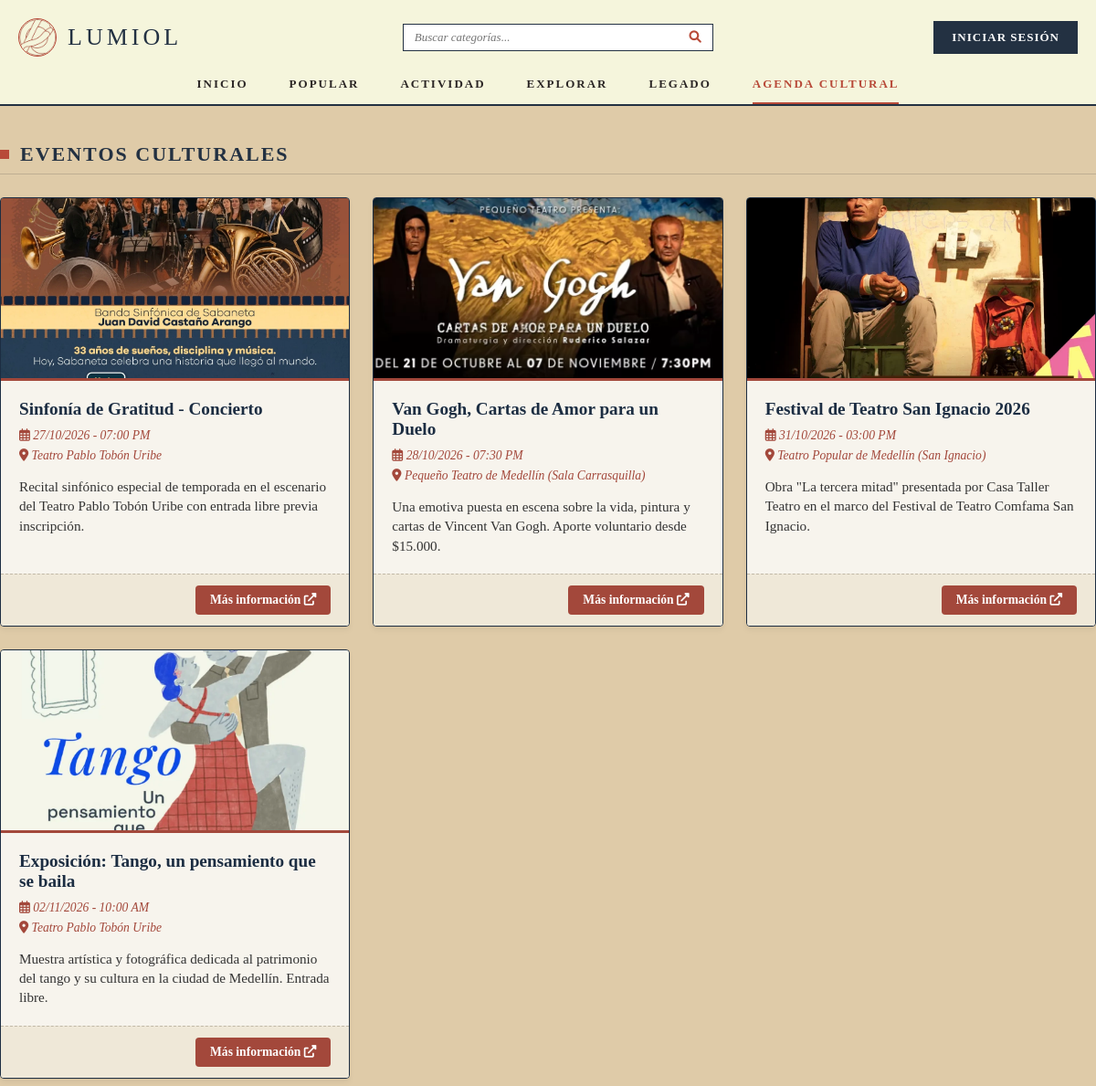
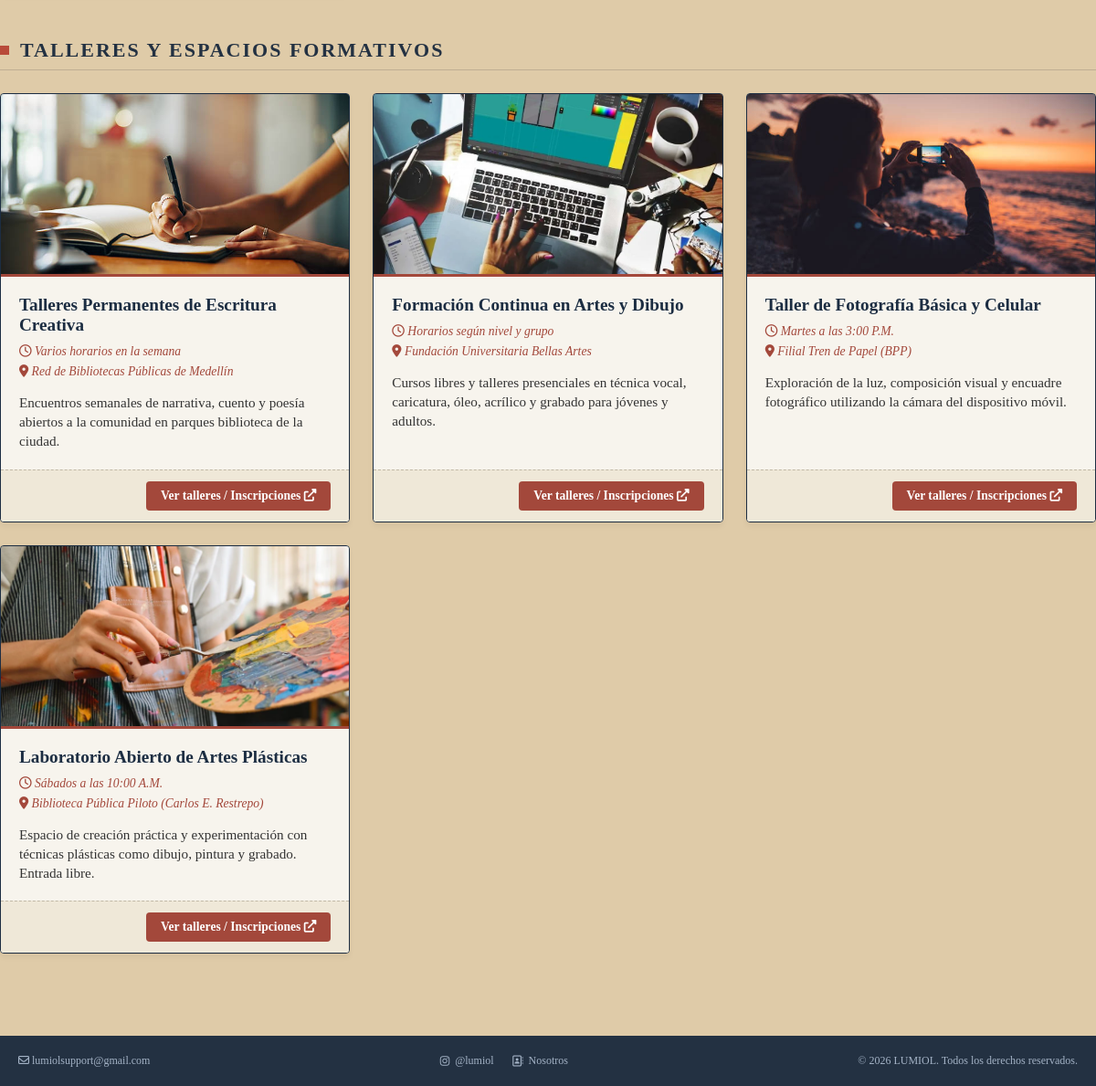
Screenshot of /agenda.php with the database file from the repository (2 pictures, top to bottom).
### tables this page shows
CREATE TABLE `eventos_culturales` (
  `id` int(11) NOT NULL,
  `nombre` varchar(255) NOT NULL,
  `imagen` varchar(255) DEFAULT 'IMG/lumiollogo.png',
  `fecha_hora` datetime NOT NULL,
  `lugar` varchar(255) NOT NULL,
  `descripcion` text DEFAULT NULL,
  `enlace_info` varchar(255) DEFAULT '#'
);

CREATE TABLE `actividades_culturales` (
  `id` int(11) NOT NULL,
  `nombre` varchar(255) NOT NULL,
  `imagen` varchar(255) DEFAULT 'IMG/lumiollogo.png',
  `horario` varchar(255) NOT NULL,
  `lugar` varchar(255) NOT NULL,
  `descripcion` text DEFAULT NULL,
  `enlace_info` varchar(255) DEFAULT '#'
);

### agenda.php (the view, shortened to what this page needs)
<?php
require_once 'conexion.php';
$sql_eventos = "SELECT * FROM eventos_culturales ORDER BY fecha_hora ASC";
$res_eventos = $conexion->query($sql_eventos);
$sql_actividades = "SELECT * FROM actividades_culturales ORDER BY id DESC";
$res_actividades = $conexion->query($sql_actividades);
?>
<!DOCTYPE html>
<html lang="es">
<head>
    <link rel="stylesheet" href="https://cdnjs.cloudflare.com/ajax/libs/font-awesome/6.0.0/css/all.min.css">
    <link rel="stylesheet" href="css/style.css">
</head>
<body>
    <header class="main-header">
        <div class="container header-top">
            <a href="index.php" class="logo-container">
                <div class="logo-icon">
                    <img src="IMG/lumiollogo.png" alt="Logo LUMIOL" class="logo-img">
                </div>
                <h1 class="logo-text">LUMIOL</h1>
            </a>
            <div class="search-container">
                <form action="explorar.php" method="GET">
                    <input type="text" name="cat" placeholder="Buscar categorías...">
                    <button type="submit"><i class="fas fa-search"></i></button>
                </form>
            </div>
            <?php if (isset($_SESSION['usuario_nombre'])): ?>
                <a href="actividad.php" class="btn-auth">Hola, <?php echo htmlspecialchars($_SESSION['usuario_nombre']); ?></a>
            <?php else: ?>
                <a href="login.php" class="btn-auth">INICIAR SESIÓN</a>
            <?php endif; ?>
        </div>
        <nav class="nav-bar">
            <ul class="nav-links">
                <li><a href="index.php">INICIO</a></li>
                <li><a href="popular.php">POPULAR</a></li>
                <li><a href="actividad.php">ACTIVIDAD</a></li>
                <li><a href="explorar.php">EXPLORAR</a></li>
                <li><a href="legado.php">LEGADO</a></li>
                <li><a href="agenda.php" class="active">AGENDA CULTURAL</a></li>
            </ul>
        </nav>
    </header>
    <main class="container main-content">
        <section style="margin-bottom: 50px;">
            <h2 class="section-title">EVENTOS CULTURALES</h2>
            <div class="agenda-grid">
                <?php if ($res_eventos && $res_eventos->num_rows > 0): ?>
                    <?php while ($evt = $res_eventos->fetch_assoc()): ?>
                        <?php
                            $img_evt = (!empty($evt['imagen']) && file_exists($evt['imagen'])) ? $evt['imagen'] : 'IMG/lumiollogo.png';
                            $fecha_fmt = date("d/m/Y - h:i A", strtotime($evt['fecha_hora']));
                        ?>
                        <article class="agenda-card">
                            <div class="agenda-img-container">
                                <img src="<?php echo htmlspecialchars($img_evt); ?>" alt="<?php echo htmlspecialchars($evt['nombre']); ?>" class="agenda-img">
                            </div>
                            <div class="agenda-content">
                                <h3 class="agenda-title"><?php echo htmlspecialchars($evt['nombre']); ?></h3>
                                <p class="agenda-meta"><i class="far fa-calendar-alt"></i> <?php echo $fecha_fmt; ?></p>
                                <p class="agenda-meta"><i class="fas fa-map-marker-alt"></i> <?php echo htmlspecialchars($evt['lugar']); ?></p>
                                <p class="agenda-desc"><?php echo htmlspecialchars($evt['descripcion']); ?></p>
                            </div>
                            <div class="agenda-footer">
                                <a href="<?php echo htmlspecialchars($evt['enlace_info']); ?>" target="_blank" class="btn-info-event">
                                    Más información <i class="fas fa-external-link-alt"></i>
                                </a>
                            </div>
                        </article>
                    <?php endwhile; ?>
                <?php endif; ?>
            </div>
        </section>
        <section style="margin-bottom: 50px;">
            <h2 class="section-title">TALLERES Y ESPACIOS FORMATIVOS</h2>
            <div class="agenda-grid">
                <?php if ($res_actividades && $res_actividades->num_rows > 0): ?>
                    <?php while ($act = $res_actividades->fetch_assoc()): ?>
                        <?php
                            $img_act = (!empty($act['imagen']) && file_exists($act['imagen'])) ? $act['imagen'] : 'IMG/lumiollogo.png';
                        ?>
                        <article class="agenda-card">
                            <div class="agenda-img-container">
                                <img src="<?php echo htmlspecialchars($img_act); ?>" alt="<?php echo htmlspecialchars($act['nombre']); ?>" class="agenda-img">
                            </div>
                            <div class="agenda-content">
                                <h3 class="agenda-title"><?php echo htmlspecialchars($act['nombre']); ?></h3>
                                <p class="agenda-meta"><i class="far fa-clock"></i> <?php echo htmlspecialchars($act['horario']); ?></p>
                                <p class="agenda-meta"><i class="fas fa-map-marker-alt"></i> <?php echo htmlspecialchars($act['lugar']); ?></p>
                                <p class="agenda-desc"><?php echo htmlspecialchars($act['descripcion']); ?></p>
                            </div>
                            <div class="agenda-footer">
                                <a href="<?php echo htmlspecialchars($act['enlace_info']); ?>" target="_blank" class="btn-info-event">
                                    Ver talleres / Inscripciones <i class="fas fa-external-link-alt"></i>
                                </a>
                            </div>
                        </article>
                    <?php endwhile; ?>
                <?php endif; ?>
            </div>
        </section>
    </main>
    <footer class="main-footer">
        <div class="container footer-container">
            <div class="footer-left">
                <a href="https://mail.google.com/mail/?view=cm&fs=1&to=lumiolsupport@gmail.com" target="_blank">
                    <i class="far fa-envelope"></i> <span class="email-txt">lumiolsupport@gmail.com</span>
                </a>
            </div>
            <div class="footer-center">
                <a href="https://www.instagram.com/lumiol" target="_blank"><i class="fab fa-instagram"></i> @lumiol</a>
                <a href="nosotros.php"><i class="fa-regular fa-address-book"></i> Nosotros</a>
            </div>
            <div class="footer-right">&copy; 2026 LUMIOL. Todos los derechos reservados.</div>
        </div>
    </footer>
</body>
</html>

### rows the page displays
eventos_culturales: imagen (picture), nombre "Sinfonía de Gratitud - Concierto", fecha_hora "27/10/2026 - 07:00 PM", lugar "Teatro Pablo Tobón Uribe", descripcion "Recital sinfónico especial de temporada en el escenario del Teatro Pablo Tobón Uribe con entrada libre previa inscripción."
eventos_culturales: imagen (picture), nombre "Van Gogh, Cartas de Amor para un Duelo", fecha_hora "28/10/2026 - 07:30 PM", lugar "Pequeño Teatro de Medellín (Sala Carrasquilla)", descripcion "Una emotiva puesta en escena sobre la vida, pintura y cartas de Vincent Van Gogh. Aporte voluntario desde $15.000."
eventos_culturales: imagen (picture), nombre "Festival de Teatro San Ignacio 2026", fecha_hora "31/10/2026 - 03:00 PM", lugar "Teatro Popular de Medellín (San Ignacio)", descripcion "Obra \"La tercera mitad\" presentada por Casa Taller Teatro en el marco del Festival de Teatro Comfama San Ignacio."
eventos_culturales: imagen (picture), nombre "Exposición: Tango, un pensamiento que se baila", fecha_hora "02/11/2026 - 10:00 AM", lugar "Teatro Pablo Tobón Uribe", descripcion "Muestra artística y fotográfica dedicada al patrimonio del tango y su cultura en la ciudad de Medellín. Entrada libre."
actividades_culturales: imagen (picture), nombre "Talleres Permanentes de Escritura Creativa", horario "Varios horarios en la semana", lugar "Red de Bibliotecas Públicas de Medellín", descripcion "Encuentros semanales de narrativa, cuento y poesía abiertos a la comunidad en parques biblioteca de la ciudad."
actividades_culturales: imagen (picture), nombre "Formación Continua en Artes y Dibujo", horario "Horarios según nivel y grupo", lugar "Fundación Universitaria Bellas Artes", descripcion "Cursos libres y talleres presenciales en técnica vocal, caricatura, óleo, acrílico y grabado para jóvenes y adultos."
actividades_culturales: imagen (picture), nombre "Taller de Fotografía Básica y Celular", horario "Martes a las 3:00 P.M.", lugar "Filial Tren de Papel (BPP)", descripcion "Exploración de la luz, composición visual y encuadre fotográfico utilizando la cámara del dispositivo móvil."
actividades_culturales: imagen (picture), nombre "Laboratorio Abierto de Artes Plásticas", horario "Sábados a las 10:00 A.M.", lugar "Biblioteca Pública Piloto (Carlos E. Restrepo)", descripcion "Espacio de creación práctica y experimentación con técnicas plásticas como dibujo, pintura y grabado. Entrada libre."
